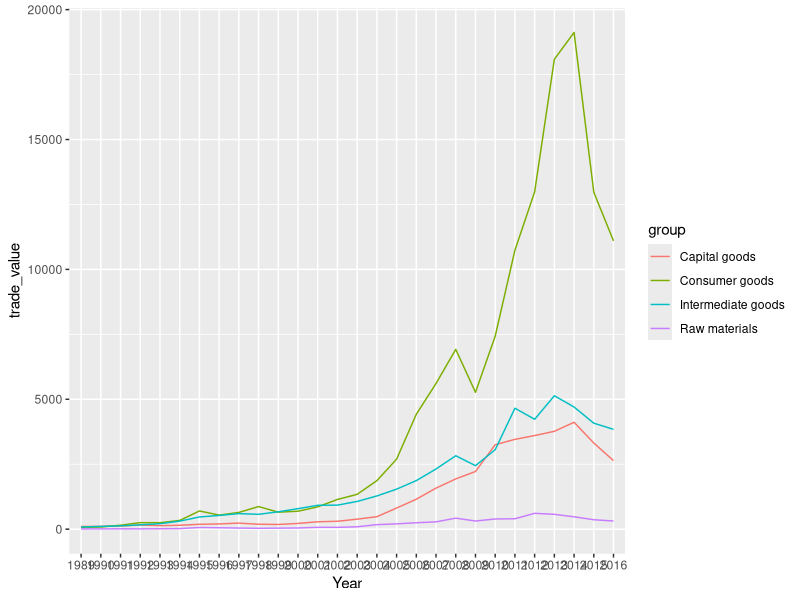

Recreate this plot in R.
#load relevant libraries
library(tidyverse)
library(reshape2)
library(readxl)
library(ggplot2)
library(dplyr)

#load excel dataset
india_export <- read_excel("Export-Import.xlsx", sheet= "Export")
View(india_export)

#rename columns
india_export <- india_export %>% rename(country=`Reporter Name`) %>% 
              rename(partner= `Partner Name`) %>% 
              rename(group= `Product Group`) %>% 
              rename(Export= `Trade Flow`)

#converting to tidy data
india_export <- melt(india_export, id.vars =c("country", "Export", "group", "Indicator"),
                     measure.vars = c("1989", "1990", "1991", "1992", "1993", "1994", "1995", "1996", "1997", "1998", "1999", "2000", "2001", "2002", "2003", "2004", "2005", "2006", "2007", "2008", "2009", "2010", "2011", "2012", "2013", "2014", "2015", "2016"),
                     variable.name = "Year", value.name = "trade_value")

#creating plot of export value
p1 <- ggplot(data = india_export %>% filter(Indicator=="Export (US$ Million)"), mapping = aes(x=Year, y= trade_value)) 
     p1 + geom_line(aes(group=group, color= group))

